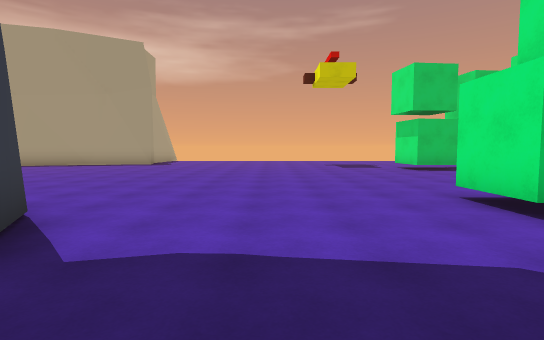
[1] (above)

16 first-person views from a walk through a 3-D level made in the Unity game engine. The camera is 1.5 m above the floor, tilts 4° down and sees 80° across. The floor is counted in squares, 2 m on a side. Each view is taken from the middle of a square. On the plan, view 1 faces up. The plan holds only what a view shows up to about 11 squares ahead; the rest is blank. The place goes on beyond the plan.

[2]
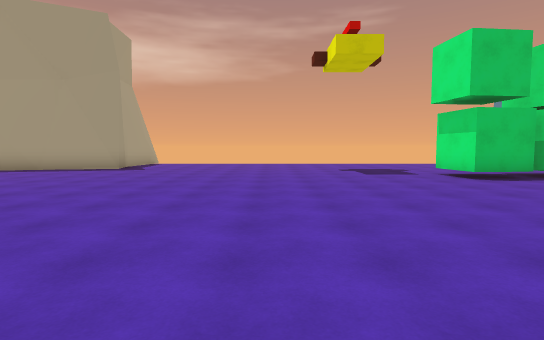

[3]
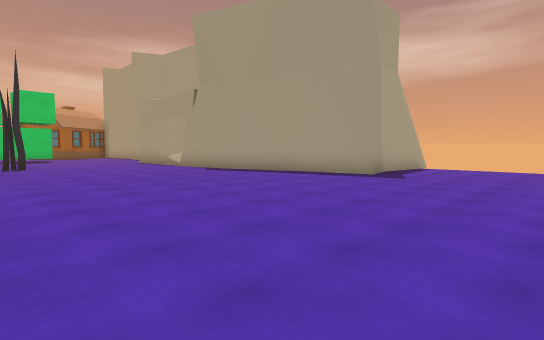

[4]
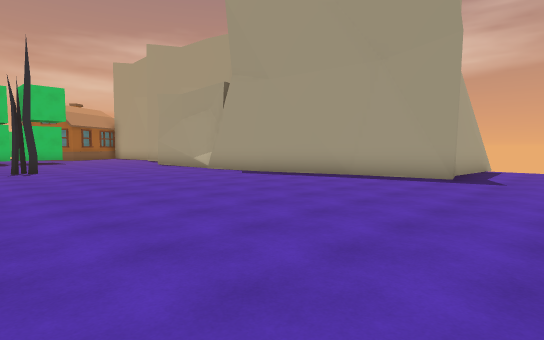

[5]
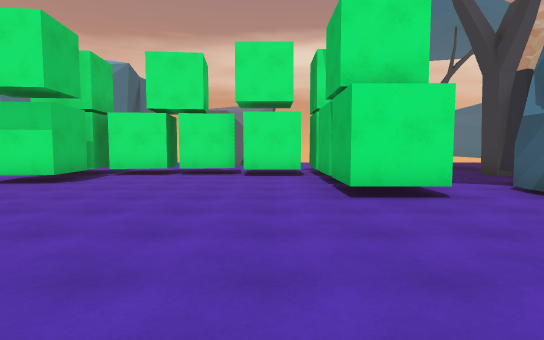

[6]
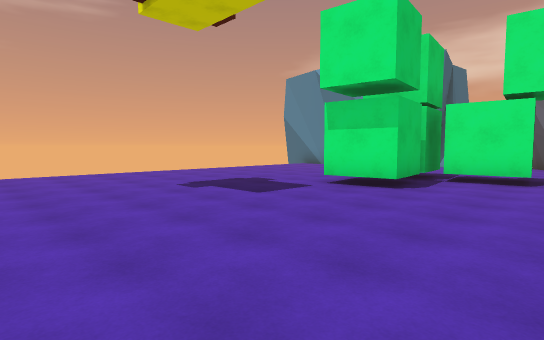

[7]
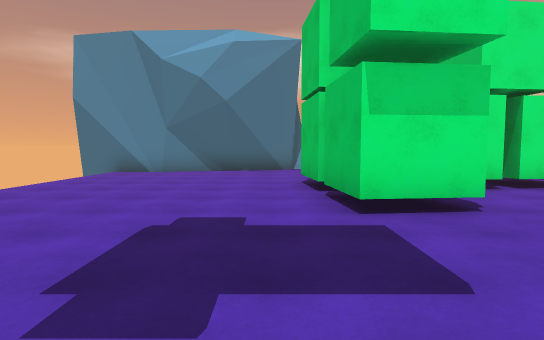

[8]
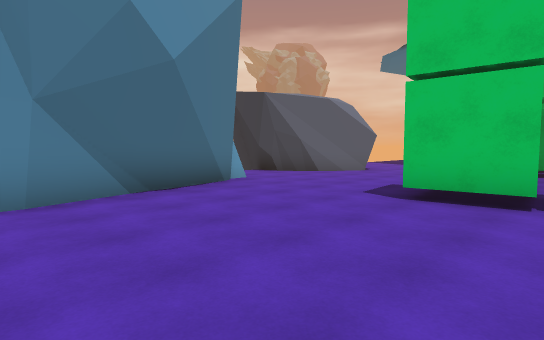

[9]
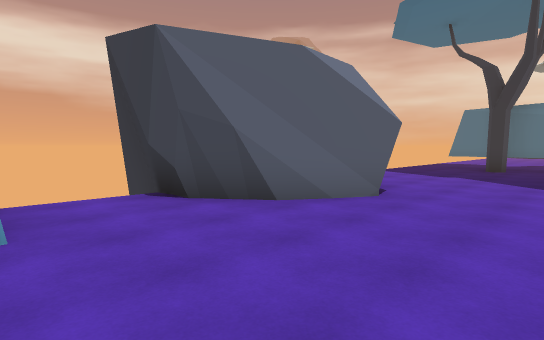

[10]
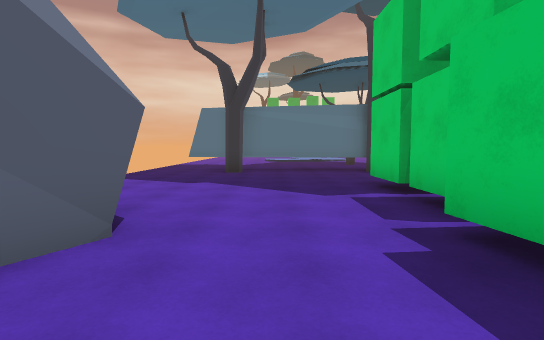

[11]
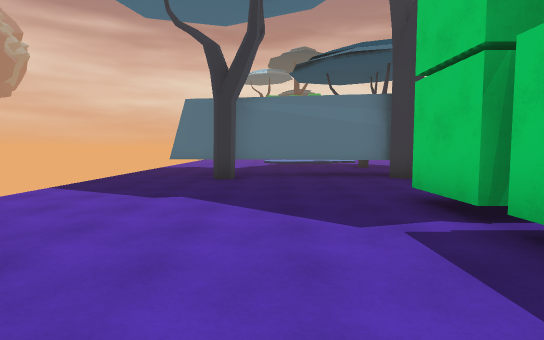

[12]
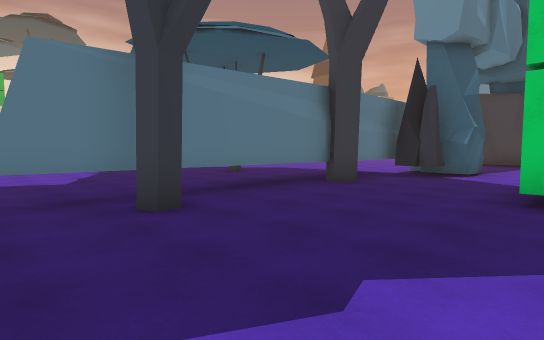

[13]
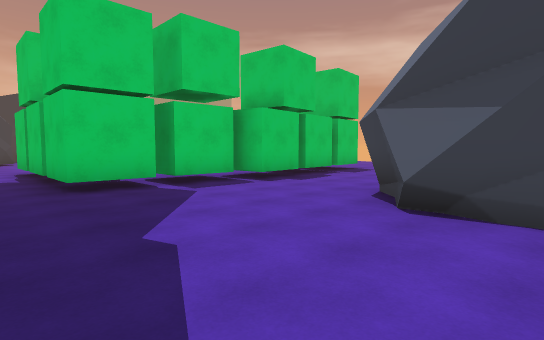

[14]
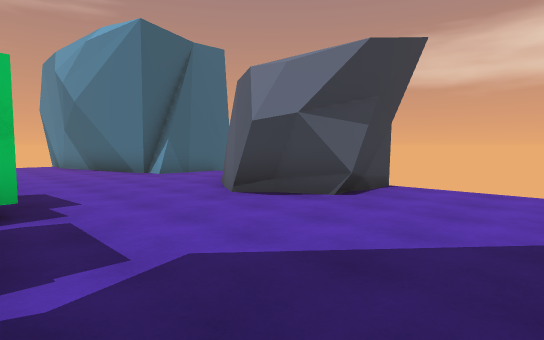

[15]
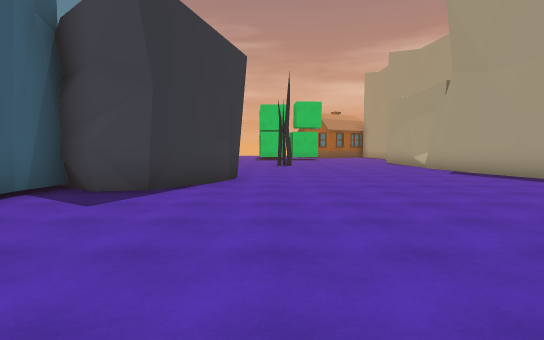

[16]
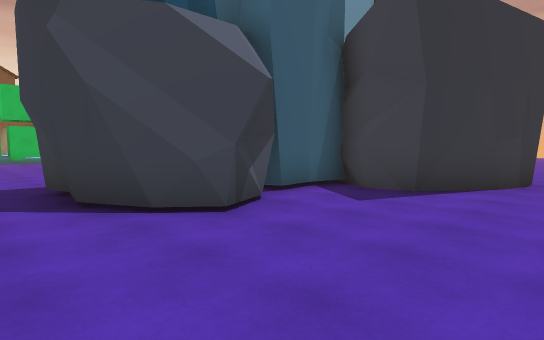

### Floor plan
Key: @ floor where view 1 was taken; # wall or solid block; . floor; / step, stairs or slope; T thing the floor can be seen under or through; O other object.
Columns run from 14 left of view 1 to 15 right of it. Each row starts with its distance up from view 1.
 18         #                #
 17         #.... ...........#
 16         #.... ...........#
 15         #.... ...........##
 14     #####.................#
 13   ###.....................##
 12   .................####....###
 11  ..................####......
 10 .....................##.....##
  9 .....................##....###
  8 #....................##...##
  7 #....................##...#
  6 .....##..............##...####
  5       ##.........######......
  4        #.........######......
  3        #OO##.................
  2          O ##................
  1             #...##O..........
  0             . @  TTTTT...T...
 -1             .         TTTTT..
 -2             .      ..........
 -3            ..      ..........
 -4            ..       .#.....
 -5            ..        ......
 -6            ..          ....
 -7                        //..

Where each view was taken, in squares from view 1:
view 1: 0 up, 0 right, facing up
view 2: 3 up, 0 right, facing up
view 3: 6 up, 1 left, facing up-left
view 4: 6 up, 3 left, facing up-left
view 5: 6 up, 2 left, facing right
view 6: 8 up, 1 left, facing up-right
view 7: 13 up, 1 right, facing right
view 8: 17 up, 6 right, facing down-right
view 9: 12 up, 9 right, facing down-right
view 10: 10 up, 10 right, facing down
view 11: 8 up, 10 right, facing down
view 12: 4 up, 13 right, facing down-left
view 13: 2 up, 14 right, facing up-left
view 14: 3 up, 8 right, facing up-right
view 15: 7 up, 1 left, facing left
view 16: 7 up, 1 left, facing down-left
